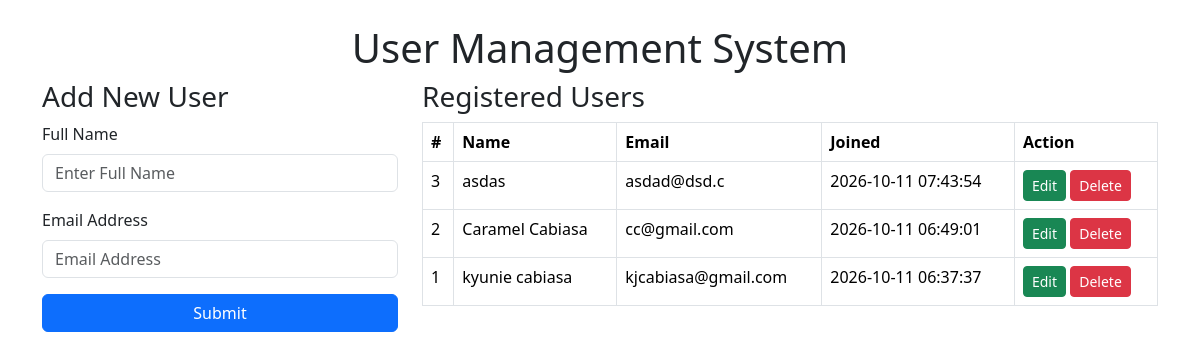
The page / on the database its author committed.
### tables this page shows
CREATE TABLE `users` (
  `id` int(11) NOT NULL,
  `name` varchar(100) NOT NULL,
  `email` varchar(100) NOT NULL,
  `created_at` timestamp NOT NULL DEFAULT current_timestamp() ON UPDATE current_timestamp()
);

### index.php (the view, shortened to what this page needs)
  <?php include 'dbcon.php'; ?>
<html>
<head>
    <link href="https://cdn.jsdelivr.net/npm/bootstrap@5.3.8/dist/css/bootstrap.min.css" rel="stylesheet">
</head>
<body class="container mt-4">
<h1 style="text-align: center;">User Management System</h1>
<div class="row">
  <div class="col-md-4">
      <h3> Add New User </h3>
      <div >
        <form method="post">
          <div class="mb-3">
            <label class="form-label">Full Name</label>
            <input type="text"  placeholder="Enter Full Name" name="name" class="form-control" required>
          </div>
          <div class="mb-3">
            <label class="form-label">Email Address</label>
            <input type="email" placeholder="Email Address" name="email" class="form-control" required>
          </div>
          <button type="submit" name="submit" class="btn btn-primary w-100">Submit</button>
        </form>
      </div>
  </div>
  <div class="col-md-8">
      <h3>Registered Users </h3>
      <div class="card-body">
        <table class="table table-bordered">
          <thead>
            <tr>
              <th>#</th>
              <th>Name</th>
              <th>Email</th>
              <th>Joined</th>
              <th>Action</th>
            </tr>
          </thead>
          <tbody>
            <?php
            $result = $conn->query("SELECT * FROM users ORDER BY id DESC");
            if ($result->num_rows > 0):
              while($row = $result->fetch_assoc()):
            ?>
            <tr>
              <td><?= $row['id'] ?></td>
              <td><?= $row['name'] ?></td>
              <td><?= $row['email'] ?></td>
              <td><?= $row['created_at'] ?></td>
              <td>
                <a href="edit.php?id=<?= $row['id'] ?>" class="btn btn-success btn-sm">Edit</a>
                <a href="delete.php?id=<?= $row['id'] ?>" class="btn btn-danger btn-sm" onclick="return confirm('Delete this user?')">Delete</a>
              </td>
            </tr>
            <?php endwhile; else: ?>
            <tr>
              <td colspan="5" class="text-center" " >No data found</td>
            </tr>
            <?php endif; ?>
          </tbody>
        </table>
      </div>
    </div>
  </div>
</body>
</html>

### rows shown on the page
users: id "3", name "asdas", email "asdad@dsd.c", created_at "2026-10-11 07:43:54"
users: id "2", name "Caramel Cabiasa", email "cc@gmail.com", created_at "2026-10-11 06:49:01"
users: id "1", name "kyunie cabiasa", email "kjcabiasa@gmail.com", created_at "2026-10-11 06:37:37"
